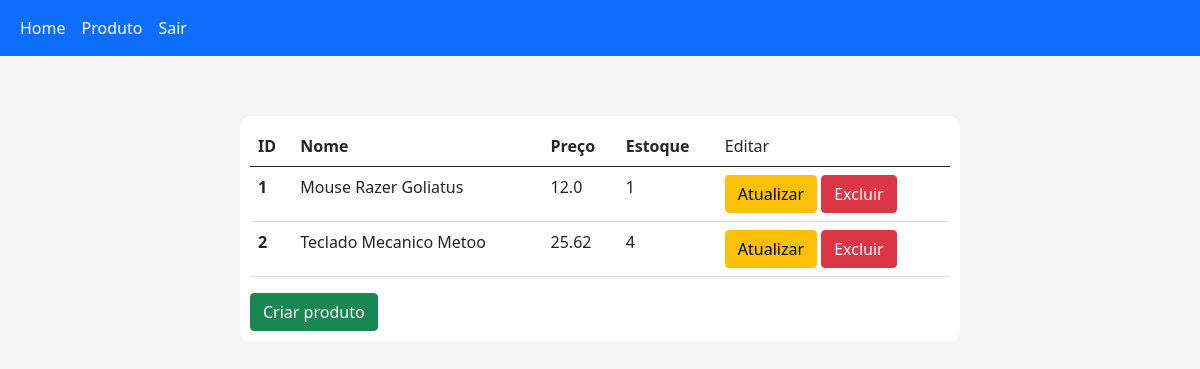
The app's page /produto (signed in), older data.
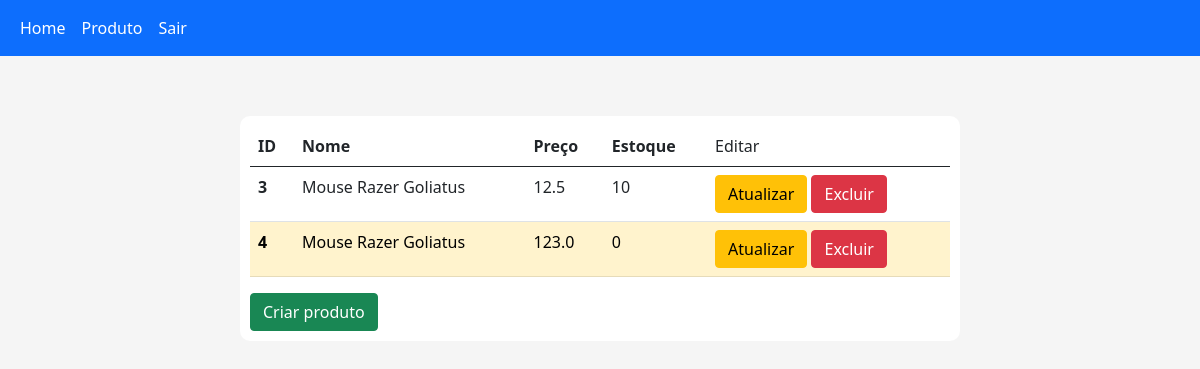
The same page, newer data.
### core/models.py (models this page shows, shortened)
class Produto(models.Model):
    id = models.AutoField(primary_key=True)
    nome = models.CharField(max_length=254)
    preco = models.FloatField()
    estoque = models.IntegerField()

### core/views.py (the view)
# urls.py: path('produto', produto, name = 'produto_page'),
@login_required(login_url='index_page')
def produto(request):
    if request.method == 'POST':
        form = CreateProdutoForm(request.POST)
        if form.is_valid():
            form.save()
            redirect('produto_page')
    data = {}
    data['produtos'] = Produto.objects.all()
    data['produto_form'] = CreateProdutoForm()
    return render(request, 'produto.html', data)

### core/templates/produto.html (shortened to what this page needs)
{% extends 'base.html' %}
{% block content%}
    <nav class="navbar navbar-expand-lg navbar-dark bg-primary">
        <div class="container-fluid">
            <div class="collapse navbar-collapse" id="navbarSupportedContent">
            <ul class="navbar-nav me-auto mb-2 mb-lg-0">
                <li class="nav-item">
                <a class="nav-link active" aria-current="page" href="{% url 'home_page'%}">Home</a>
                </li>
                <li class="nav-item">
                <a class="nav-link active"  href="{% url 'produto_page' %}">Produto</a>
                </li>
                <li class="nav-item">
                <a class="nav-link active" href="{% url 'logout_page'%}">Sair</a>
                </li>
            </ul>
            </div>
        </div>
        </nav>
    <div class = 'container' id="tabela">
    <table class="table table-hover" id = 'listar_produto_table'>
      <thead>
        <tr>
          <th scope="col">ID</th>
          <th scope="col">Nome</th>
          <th scope="col">Preço</th>
          <th scope="col">Estoque</th>
          <td scope="col">Editar</th>
        </tr>
      </thead>
      <tbody>
      {% for produto in produtos %}
        {% if produto.estoque == 0 %}
          <tr class='table-warning'>
        {% else %}
          <tr>
        {% endif %}
          <th scope="row">{{produto.id}}</th>
          <td>{{produto.nome}}</td>
          <td>{{produto.preco}}</td>
          <td>{{produto.estoque}}</td>
          <td><a class="btn btn-warning" role="button" data-bs-toggle="modal" data-bs-target="#exampleModal" id="atualizarBT">Atualizar</a> <a class="btn btn-danger" href= "{% url 'deletar_produto' produto.id %}" role="button">Excluir</a></td>
        </tr>
        {% endfor %}
      </tbody>
    </table>
    <a class="btn btn-success" role="button" data-bs-toggle="modal" data-bs-target="#exampleModal">Criar produto</a>
    </div>
{% endblock%}

### core/templates/base.html (shortened to what this page needs)
<!DOCTYPE html>
<html lang="pt-br">
<head>
    <link href="https://cdn.jsdelivr.net/npm/bootstrap@5.0.0-beta3/dist/css/bootstrap.min.css" rel="stylesheet">
</head>
<body>
    {% block content %}
    {% endblock %}
</body>

### core/templates/produto.html (style rules this page uses)
body { background-color: #f5f5f5; }
#tabela { width: 60%; background-color: white; border-radius: 10px; padding: 10px; margin: auto; margin-top: 5%; }

Row changes from the older to the newer data that the page shows:
removed Produto: id "1", nome "Mouse Razer Goliatus", preco "12.0", estoque "1"
removed Produto: id "2", nome "Teclado Mecanico Metoo", preco "25.62", estoque "4"
added Produto: id "3", nome "Mouse Razer Goliatus", preco "12.5", estoque "10"
added Produto: id "4", nome "Mouse Razer Goliatus", preco "123.0", estoque "0"
